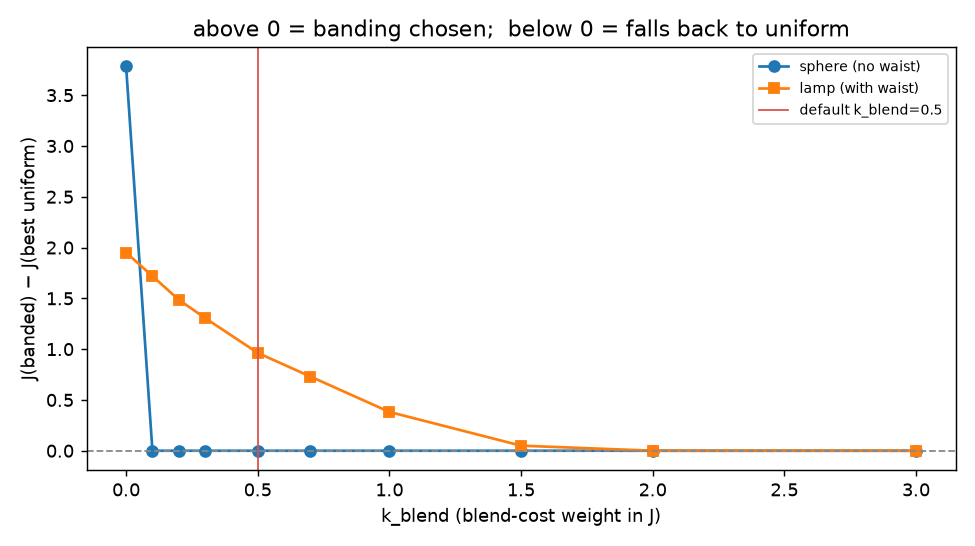

Write the Python code that produced this figure.
"""
analyze_blend_k.py — J의 '블렌드 비용' 가중치 k_blend 는 얼마여야 하나.

배경: 각도를 바꾸려면 블렌드가 필요하고 그 구간은 층이 벌어진다. 그런데 해석식
판정(analytic)은 면을 '그 높이의 국소 원뿔각'과만 비교해서 이 팽창을 못 본다 —
구 밴드2를 서포트 0.5%로 예측하지만 툴패스로는 균일각에 진다. 그래서 J 에
    blend_cost = Σ (블렌드 구간 표면적 %) × (m−1)/(limit−1)
를 넣고 k_blend 로 무게를 준다. 이 가중은 유도된 물리가 아니라 휴리스틱이므로,
**판단이 뒤집히는 창(window)** 을 실측해서 기본값을 정한다 (analyze_k.py 와 같은 방식).

정답지(툴패스 실측, 페리미터 미지지 %):
  · 구  (허리 없음): 균일 28° 1.08%  <  밴드 4.93%  → 균일이 정답
  · 램프(허리 있음): 균일 24° 3.01%  >  밴드 0.84%  → 부위별이 정답
따라서 올바른 k_blend 는 "구에서는 균일로 수렴, 램프에서는 부위별 유지" 하는 값.

    python3 analyze_blend_k.py

⚠ 두 모델 표본으로 고른 값이다 — 모델이 늘면 재검토 대상.
"""

import sys

import numpy as np
import trimesh
import matplotlib
matplotlib.use("Agg")
import matplotlib.pyplot as plt

from conical.meshio import center_on_axis, RadiusProfile
from conical.varangle import select_banded_j
from conical.config import (MAX_SPACING_FACTOR, BLEND_SHIFT_RATIO, DEFAULT_K,
                            BLEND_COST_K)
from compare_waist import waisted_model

K_BLENDS = [0.0, 0.1, 0.2, 0.3, 0.5, 0.7, 1.0, 1.5, 2.0, 3.0]


def analyze(mesh, k=DEFAULT_K, n_bands=2):
    rp = RadiusProfile(mesh)
    r_max = float(np.hypot(mesh.vertices[:, 0], mesh.vertices[:, 1]).max())
    h = mesh.bounds[1][2] - mesh.bounds[0][2]
    out = []
    for kb in K_BLENDS:
        r = select_banded_j(mesh, k, n_bands, r_max, rp, MAX_SPACING_FACTOR,
                            k_blend=kb)
        uniform = len(set(r["thetas"])) == 1
        out.append({"k_blend": kb, "thetas": r["thetas"], "uniform": uniform,
                    "J": r["J"], "gain": r["J"] - r["uniform_J"],
                    "blend_penalty": r["blend_penalty"]})
    return out


def main():
    models = [("구 (허리 없음) — 정답: 균일",
               center_on_axis(trimesh.creation.icosphere(subdivisions=3, radius=10.0)),
               True),
              ("램프 (허리 있음) — 정답: 부위별", waisted_model(), False)]

    table = {}
    for name, mesh, want_uniform in models:
        rows = analyze(mesh)
        table[name] = (rows, want_uniform)
        print("=" * 78)
        print(f"[{name}]")
        print(f"  {'k_blend':>8} | {'선택 각도':<16} | {'균일?':<5} | "
              f"{'J':>6} | {'균일 대비':>8} | {'블렌드비용':>9} | 판정")
        for r in rows:
            ok = "○" if r["uniform"] == want_uniform else "✗"
            print(f"  {r['k_blend']:8.1f} | {str(r['thetas']):<16} | "
                  f"{'예' if r['uniform'] else '아니오':<5} | {r['J']:6.2f} | "
                  f"{r['gain']:+8.2f} | {r['blend_penalty']:9.1f} |  {ok}")

    # 두 모델이 동시에 맞는 k_blend 창
    good = [kb for kb in K_BLENDS
            if all(next(r for r in rows if r["k_blend"] == kb)["uniform"] == want
                   for rows, want in table.values())]
    print("=" * 78)
    if good:
        print(f"두 모델이 동시에 맞는 k_blend: {good}")
        print(f"  → 기본값 config.BLEND_COST_K = {BLEND_COST_K} "
              f"({'창 안' if BLEND_COST_K in good else '⚠ 창 밖 — 재검토 필요'})")
    else:
        print("⚠ 두 모델을 동시에 맞히는 k_blend 가 없다 — 비용 모형 재설계 필요")
    print("⚠ 표본 2개로 고른 값 — 모델이 늘면 재검토 대상.")

    fig, ax = plt.subplots(figsize=(7.5, 4.2))
    for (name, (rows, want)), mark in zip(table.items(), ["o", "s"]):
        xs = [r["k_blend"] for r in rows]
        ys = [r["gain"] for r in rows]
        lbl = "sphere (no waist)" if "구" in name else "lamp (with waist)"
        ax.plot(xs, ys, marker=mark, label=lbl)
    ax.axhline(0, color="#888", lw=1, ls="--")
    ax.axvline(BLEND_COST_K, color="#d9534f", lw=1,
               label=f"default k_blend={BLEND_COST_K}")
    ax.set_xlabel("k_blend (blend-cost weight in J)")
    ax.set_ylabel("J(banded) − J(best uniform)")
    ax.set_title("above 0 = banding chosen;  below 0 = falls back to uniform")
    ax.legend(fontsize=8)
    fig.tight_layout()
    fig.savefig("analyze_blend_k.png", dpi=130)
    print("그림 저장: analyze_blend_k.png")
    return 0


if __name__ == "__main__":
    raise SystemExit(main())
